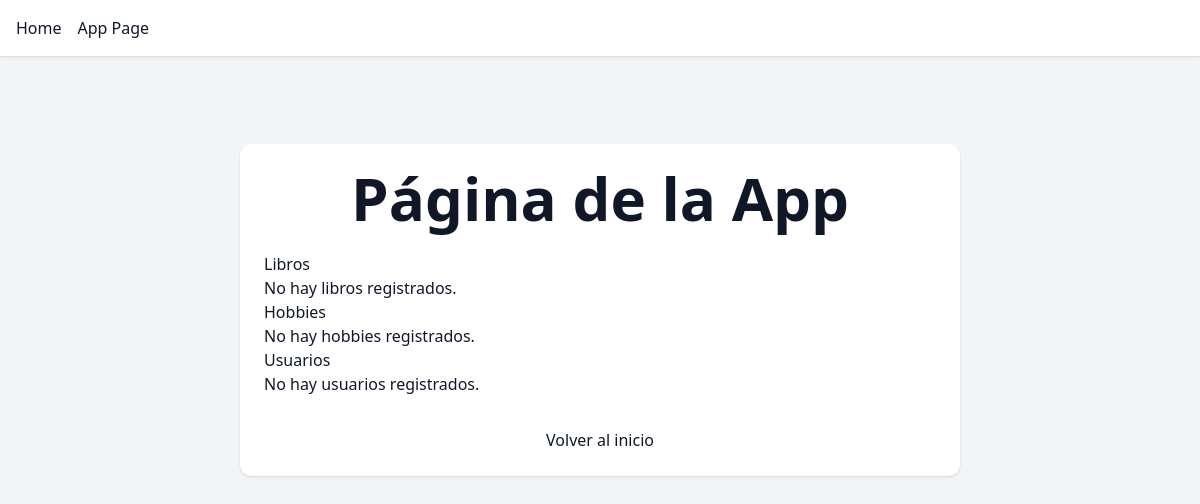
Page /app/ on the earlier database version.
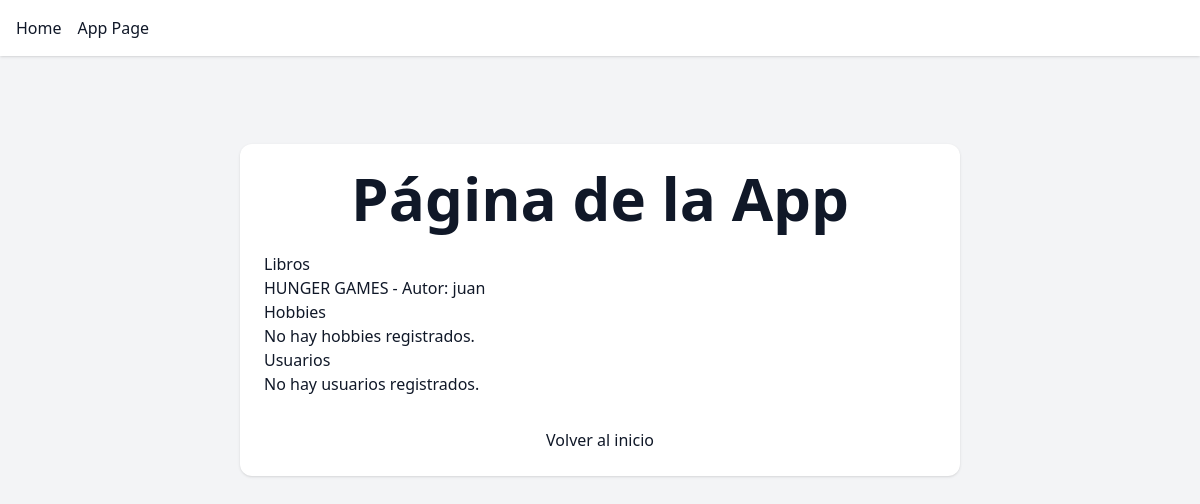
Same page on the later database version.
### djangoapp/models.py (models this page shows, shortened)
class Book(models.Model):
    title = models.CharField(max_length=100)
    person = models.ForeignKey(Person, on_delete=models.CASCADE)

class Person(models.Model):
    name = models.CharField(max_length=50)
    birth = models.DateField()
    slug = models.SlugField()

### djangoapp/views.py (the view)
# urls.py: path('app/', app_page, name='app_page'),
def app_page(request):
    book_list = Book.objects.all()
    hobby_list = Hobby.objects.all()
    user_list = UserProfile.objects.all()
    return render(request, "djangoapp/app_page.html", {
        'books': book_list,
        'hobbies': hobby_list,
        'users': user_list
    })

### djangoapp/templates/djangoapp/app_page.html (shortened to what this page needs)
{% extends "base.html" %}
{% block content %}
<div class="container mt-8 bg-white p-6 rounded-xl shadow text-gray-900">
    <h1 class="text-6xl font-bold text-gray-900 mb-6 text-center">Página de la App</h1>
    <h2 class="text-3xl font-semibold text-gray-800 mb-4">Libros</h2>
    <ul class="list-disc ml-8 text-gray-900 space-y-2">
        {% for book in books %}
            <li>{{ book.title }} - Autor: {{ book.person.name }}</li>
        {% empty %}
            <li>No hay libros registrados.</li>
        {% endfor %}
    </ul>
    <h2 class="text-3xl font-semibold text-gray-800 mt-6 mb-4">Hobbies</h2>
    <ul class="list-disc ml-8 text-gray-900 space-y-2">
        {% for hobby in hobbies %}
            <li>{{ hobby.title }} - Personas:
                {% for person in hobby.persons.all %}
                    {{ person.name }}{% if not forloop.last %}, {% endif %}
                {% endfor %}
            </li>
        {% empty %}
            <li>No hay hobbies registrados.</li>
        {% endfor %}
    </ul>
    <h2 class="text-3xl font-semibold mb-4">Usuarios</h2>
    <ul class="list-disc ml-8">
    {% for user in users %}
        <li>
            <p>{{ user.name }} - {{ user.mail }}</p>
            <img src="{{ user.propic.url }}" alt="{{ user.name }}" class="w-32 h-32 object-cover rounded-full mt-2 mb-4" style="max-width:200px;">
        </li>
    {% empty %}
        <li>No hay usuarios registrados.</li>
    {% endfor %}
    </ul>
    <div class="text-center mt-8">
      <a href="{% url 'djangoapp:home' %}" class="btn btn-blue">Volver al inicio</a>
    </div>
</div>
{% endblock %}

Differences in the rows shown:
added Book: title "HUNGER GAMES", person.name "juan"
Other differences:
text no longer shown: "No hay libros registrados."
